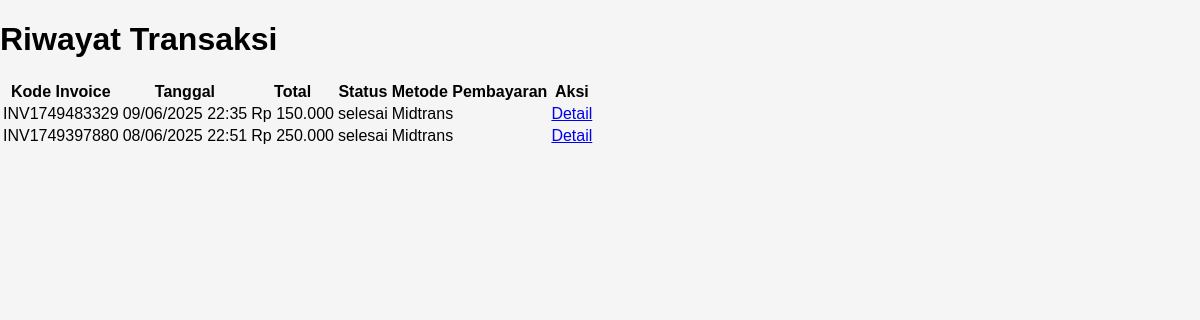
Page /user/riwayat_transaksi.php (signed in) on the committed database.
### tables this page shows
CREATE TABLE `transaksi` (
  `id_transaksi` int(5) NOT NULL,
  `id_keranjang` int(5) NOT NULL,
  `id_user` int(5) NOT NULL,
  `kode_invoice` varchar(15) NOT NULL,
  `total_harga` decimal(10,2) NOT NULL,
  `status_transaksi` enum('menunggu','diproses','dikirim','selesai') NOT NULL DEFAULT 'menunggu',
  `metode_pembayaran` varchar(35) NOT NULL,
  `tgl_transaksi` datetime NOT NULL DEFAULT current_timestamp(),
  `id_midtrans` varchar(50) NOT NULL,
  `waktu_pembayaran` datetime DEFAULT current_timestamp()
);

### user/riwayat_transaksi.php (the view, shortened to what this page needs)
<?php
include '../config.php';
$id_user = $_SESSION['id_user'];
$query = mysqli_query($koneksi, "SELECT * FROM transaksi WHERE id_user = '$id_user' ORDER BY id_transaksi DESC");
?>
<!DOCTYPE html>
<html lang="id">
<head>
    <link rel="stylesheet" href="../frontend/style1.css">
</head>
<body>
    <div class="container">
        <h1>Riwayat Transaksi</h1>
        <table class="transaction-table">
            <thead>
                <tr>
                    <th>Kode Invoice</th>
                    <th>Tanggal</th>
                    <th>Total</th>
                    <th>Status</th>
                    <th>Metode Pembayaran</th>
                    <th>Aksi</th>
                </tr>
            </thead>
            <tbody>
                <?php while ($row = mysqli_fetch_assoc($query)): ?>
                <tr>
                    <td><?php echo $row['kode_invoice']; ?></td>
                    <td><?php echo date('d/m/Y H:i', strtotime($row['tgl_transaksi'])); ?></td>
                    <td>Rp <?php echo number_format($row['total_harga'], 0, ',', '.'); ?></td>
                    <td>
                        <?php
                            switch($row['status_transaksi']) {
                                default:
                                    echo $row['status_transaksi'];
                            }
                        ?>
                    </td>
                    <td><?php echo $row['metode_pembayaran'] == 'midtrans' ? ($row['midtrans_payment_type'] ?? 'Midtrans') : 'COD'; ?></td>
                    <td>
                        <a href="detail_transaksi.php?id=<?php echo $row['id_transaksi']; ?>" class="btn-small">Detail</a>
                    </td>
                </tr>
                <?php endwhile; ?>
            </tbody>
        </table>
    </div>
</body>
</html>

### frontend/style1.css (style rules this page uses)
body { font-family: Arial, sans-serif; margin: 0; padding: 0; background-color: #f5f5f5; }

### rows in the picture
transaksi: kode_invoice "INV1749483329", tgl_transaksi "09/06/2025 22:35", total_harga "150.000", status_transaksi "selesai", midtrans_payment_type "Midtrans"
transaksi: kode_invoice "INV1749397880", tgl_transaksi "08/06/2025 22:51", total_harga "250.000", status_transaksi "selesai", midtrans_payment_type "Midtrans"
